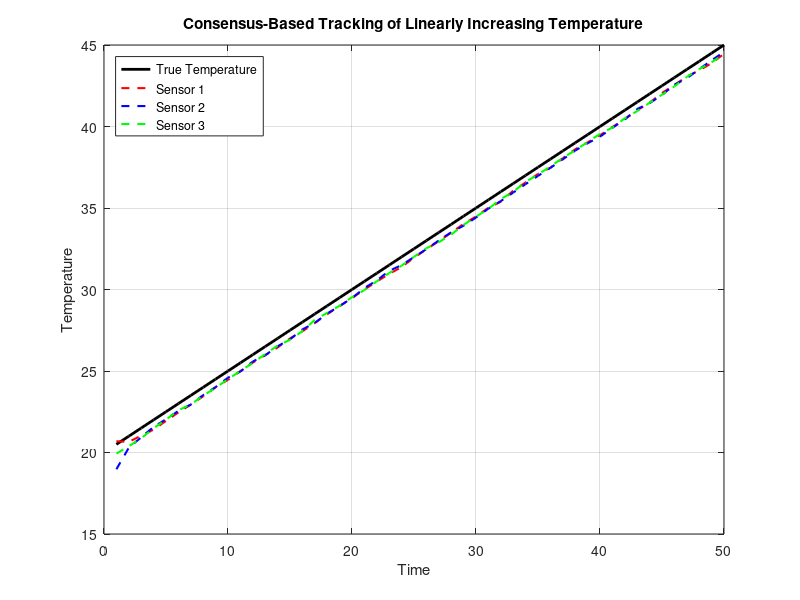

This figure's MATLAB source:
%% Consensus Example for a Linearly Increasing Temperature

% Parameters
N = 3;                % Number of sensors
T_sim = 50;           % Total simulation steps
dt = 1;               % Time step duration

% True temperature parameters: T(t) = a*t + b
a = 0.5;
b = 20;

% Consensus algorithm gains
gamma = 0.5;          % Weight for incorporating the sensor's own measurement
k = 0.1;              % Consensus gain for exchanging information with neighbors

% Noise parameters
noise_std = 0.1;      % Standard deviation of the sensor noise

% Initialize sensor estimates (starting around b with some random deviation)
x = b + randn(N,1)*5;

% Define neighbors (fully connected network in this example)
neighbors = { [2,3], [1,3], [1,2] };

% Record sensor estimates over time for plotting
x_history = zeros(N, T_sim);
time = zeros(1, T_sim);

for t = 1:T_sim
    % Compute the true temperature at this time step
    T_true = a*(t*dt) + b;
    
    % Store the current time for plotting
    time(t) = t*dt;
    
    % Each sensor takes a noisy measurement of the true temperature
    y = T_true + noise_std*randn(N,1);
    
    % Update estimates using consensus + measurement update
    x_new = zeros(N,1);
    for i = 1:N
        % Sum of differences between sensor i's estimate and its neighbors'
        consensus_sum = 0;
        for j = neighbors{i}
            consensus_sum = consensus_sum + (x(j) - x(i));
        end
        % Update rule: current estimate + consensus correction + measurement correction
        x_new(i) = x(i) + k*consensus_sum + gamma*(y(i) - x(i));
    end
    
    % Update sensor estimates
    x = x_new;
    
    % Record estimates for this time step
    x_history(:, t) = x;
end

% Plot the true temperature and sensor estimates over time
figure;
plot(time, a*time + b, 'k-', 'LineWidth', 2); hold on;
plot(time, x_history(1,:), 'r--', 'LineWidth', 1.5);
plot(time, x_history(2,:), 'b--', 'LineWidth', 1.5);
plot(time, x_history(3,:), 'g--', 'LineWidth', 1.5);
xlabel('Time');
ylabel('Temperature');
legend('True Temperature','Sensor 1','Sensor 2','Sensor 3','Location','NorthWest');
title('Consensus-Based Tracking of Linearly Increasing Temperature');
grid on;
